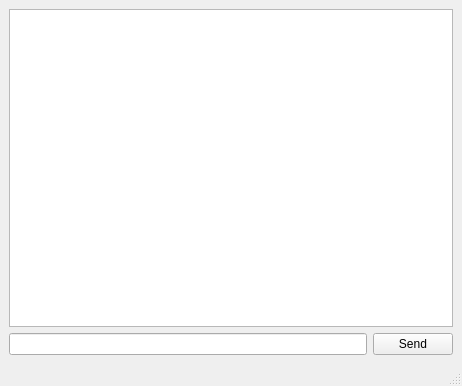
<?xml version="1.0" encoding="UTF-8"?>
<ui version="4.0">
 <class>ChatMainWindow</class>
 <widget class="QMainWindow" name="ChatMainWindow">
  <property name="geometry">
   <rect>
    <x>0</x>
    <y>0</y>
    <width>462</width>
    <height>386</height>
   </rect>
  </property>
  <property name="windowTitle">
   <string>Chat Window</string>
  </property>
  <widget class="QWidget" name="centralwidget">
   <layout class="QGridLayout" name="gridLayout">
    <item row="0" column="0">
     <layout class="QVBoxLayout" name="verticalLayout">
      <item>
       <widget class="QListWidget" name="chat_window"/>
      </item>
      <item>
       <layout class="QHBoxLayout" name="horizontalLayout">
        <item>
         <widget class="QLineEdit" name="send_text"/>
        </item>
        <item>
         <widget class="QPushButton" name="send_btn">
          <property name="text">
           <string>Send</string>
          </property>
         </widget>
        </item>
       </layout>
      </item>
     </layout>
    </item>
   </layout>
  </widget>
  <widget class="QStatusBar" name="statusbar"/>
 </widget>
 <resources/>
 <connections/>
</ui>
